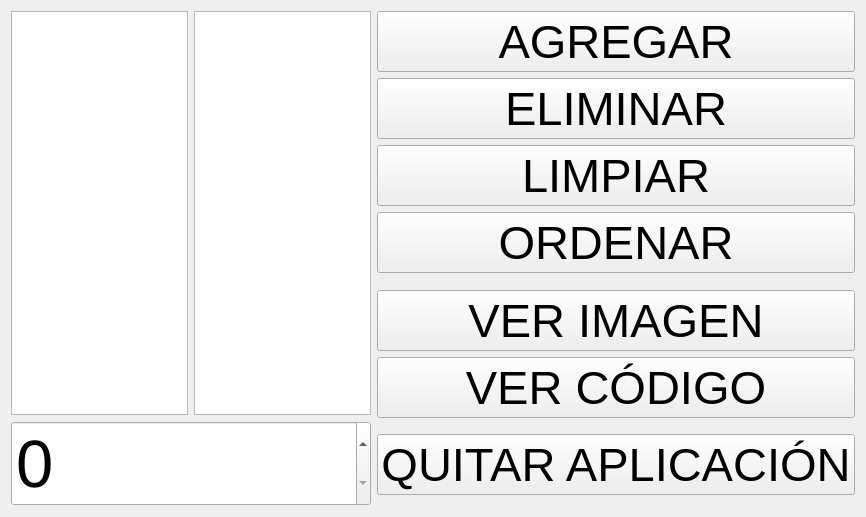
<?xml version="1.0" encoding="UTF-8"?>
<ui version="4.0">
 <class>MainWindow</class>
 <widget class="QMainWindow" name="MainWindow">
  <property name="geometry">
   <rect>
    <x>0</x>
    <y>0</y>
    <width>866</width>
    <height>517</height>
   </rect>
  </property>
  <property name="windowTitle">
   <string>Mezcla Directa</string>
  </property>
  <widget class="QWidget" name="centralWidget">
   <layout class="QHBoxLayout" name="horizontalLayout_2">
    <item>
     <layout class="QVBoxLayout" name="verticalLayout">
      <item>
       <layout class="QHBoxLayout" name="horizontalLayout">
        <item>
         <widget class="QListView" name="listaOriginalListView">
          <property name="font">
           <font>
            <pointsize>30</pointsize>
           </font>
          </property>
         </widget>
        </item>
        <item>
         <widget class="QListView" name="listaOrdenadaListView">
          <property name="font">
           <font>
            <pointsize>30</pointsize>
           </font>
          </property>
         </widget>
        </item>
       </layout>
      </item>
      <item>
       <widget class="QSpinBox" name="numeroSpinBox">
        <property name="font">
         <font>
          <pointsize>50</pointsize>
         </font>
        </property>
       </widget>
      </item>
     </layout>
    </item>
    <item>
     <layout class="QVBoxLayout" name="verticalLayout_2">
      <item>
       <widget class="QPushButton" name="agregarPushButton">
        <property name="font">
         <font>
          <pointsize>35</pointsize>
         </font>
        </property>
        <property name="text">
         <string>AGREGAR</string>
        </property>
       </widget>
      </item>
      <item>
       <widget class="QPushButton" name="eliminarPushButton">
        <property name="font">
         <font>
          <pointsize>35</pointsize>
         </font>
        </property>
        <property name="text">
         <string>ELIMINAR</string>
        </property>
       </widget>
      </item>
      <item>
       <widget class="QPushButton" name="limpiarPushButton">
        <property name="font">
         <font>
          <pointsize>35</pointsize>
         </font>
        </property>
        <property name="text">
         <string>LIMPIAR</string>
        </property>
       </widget>
      </item>
      <item>
       <widget class="QPushButton" name="ordenarPushButton">
        <property name="font">
         <font>
          <pointsize>35</pointsize>
         </font>
        </property>
        <property name="text">
         <string>ORDENAR</string>
        </property>
       </widget>
      </item>
      <item>
       <spacer name="verticalSpacer_2">
        <property name="orientation">
         <enum>Qt::Vertical</enum>
        </property>
        <property name="sizeHint" stdset="0">
         <size>
          <width>20</width>
          <height>40</height>
         </size>
        </property>
       </spacer>
      </item>
      <item>
       <widget class="QPushButton" name="verImagenPushButton">
        <property name="font">
         <font>
          <pointsize>35</pointsize>
         </font>
        </property>
        <property name="text">
         <string>VER IMAGEN</string>
        </property>
       </widget>
      </item>
      <item>
       <widget class="QPushButton" name="verCodigoPushButton">
        <property name="font">
         <font>
          <pointsize>35</pointsize>
         </font>
        </property>
        <property name="text">
         <string>VER CÓDIGO</string>
        </property>
       </widget>
      </item>
      <item>
       <spacer name="verticalSpacer_3">
        <property name="orientation">
         <enum>Qt::Vertical</enum>
        </property>
        <property name="sizeHint" stdset="0">
         <size>
          <width>20</width>
          <height>40</height>
         </size>
        </property>
       </spacer>
      </item>
      <item>
       <widget class="QPushButton" name="quitarAplicacionPushButton">
        <property name="font">
         <font>
          <pointsize>35</pointsize>
         </font>
        </property>
        <property name="text">
         <string>QUITAR APLICACIÓN</string>
        </property>
       </widget>
      </item>
      <item>
       <spacer name="verticalSpacer">
        <property name="orientation">
         <enum>Qt::Vertical</enum>
        </property>
        <property name="sizeHint" stdset="0">
         <size>
          <width>20</width>
          <height>40</height>
         </size>
        </property>
       </spacer>
      </item>
     </layout>
    </item>
   </layout>
  </widget>
 </widget>
 <layoutdefault spacing="6" margin="11"/>
 <resources/>
 <connections/>
</ui>
